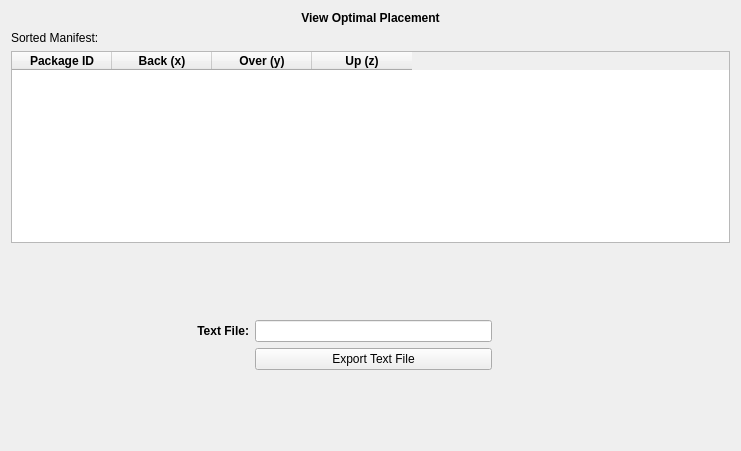
<?xml version="1.0" encoding="UTF-8"?>
<ui version="4.0">
 <class>OutputWindow</class>
 <widget class="QWidget" name="OutputWindow">
  <property name="geometry">
   <rect>
    <x>0</x>
    <y>0</y>
    <width>741</width>
    <height>451</height>
   </rect>
  </property>
  <property name="windowTitle">
   <string>Form</string>
  </property>
  <layout class="QGridLayout" name="gridLayout_3">
   <item row="3" column="0">
    <layout class="QGridLayout" name="gridLayout_5">
     <item row="2" column="1">
      <widget class="QPushButton" name="exportTextButton">
       <property name="text">
        <string>Export Text File</string>
       </property>
      </widget>
     </item>
     <item row="1" column="1">
      <widget class="QLineEdit" name="lineEdit">
       <property name="readOnly">
        <bool>false</bool>
       </property>
      </widget>
     </item>
     <item row="2" column="0">
      <spacer name="horizontalSpacer">
       <property name="orientation">
        <enum>Qt::Horizontal</enum>
       </property>
       <property name="sizeHint" stdset="0">
        <size>
         <width>40</width>
         <height>20</height>
        </size>
       </property>
      </spacer>
     </item>
     <item row="2" column="2">
      <spacer name="horizontalSpacer_2">
       <property name="orientation">
        <enum>Qt::Horizontal</enum>
       </property>
       <property name="sizeHint" stdset="0">
        <size>
         <width>40</width>
         <height>20</height>
        </size>
       </property>
      </spacer>
     </item>
     <item row="1" column="0">
      <widget class="QLabel" name="label">
       <property name="font">
        <font>
         <weight>75</weight>
         <bold>true</bold>
        </font>
       </property>
       <property name="text">
        <string>Text File:</string>
       </property>
       <property name="alignment">
        <set>Qt::AlignRight|Qt::AlignTrailing|Qt::AlignVCenter</set>
       </property>
      </widget>
     </item>
    </layout>
   </item>
   <item row="2" column="0">
    <spacer name="verticalSpacer">
     <property name="orientation">
      <enum>Qt::Vertical</enum>
     </property>
     <property name="sizeHint" stdset="0">
      <size>
       <width>20</width>
       <height>40</height>
      </size>
     </property>
    </spacer>
   </item>
   <item row="1" column="0">
    <layout class="QGridLayout" name="gridLayout">
     <item row="0" column="0">
      <widget class="QLabel" name="sortedLabel">
       <property name="text">
        <string>Sorted Manifest:</string>
       </property>
      </widget>
     </item>
     <item row="1" column="0">
      <widget class="QTableWidget" name="sortedTable">
       <property name="font">
        <font>
         <weight>75</weight>
         <bold>true</bold>
        </font>
       </property>
       <property name="editTriggers">
        <set>QAbstractItemView::NoEditTriggers</set>
       </property>
       <column>
        <property name="text">
         <string>Package ID</string>
        </property>
       </column>
       <column>
        <property name="text">
         <string>Back (x)</string>
        </property>
       </column>
       <column>
        <property name="text">
         <string>Over (y)</string>
        </property>
       </column>
       <column>
        <property name="text">
         <string>Up (z)</string>
        </property>
       </column>
      </widget>
     </item>
    </layout>
   </item>
   <item row="0" column="0">
    <widget class="QLabel" name="titleLabel">
     <property name="font">
      <font>
       <weight>75</weight>
       <bold>true</bold>
      </font>
     </property>
     <property name="text">
      <string>View Optimal Placement</string>
     </property>
     <property name="alignment">
      <set>Qt::AlignCenter</set>
     </property>
    </widget>
   </item>
   <item row="4" column="0">
    <spacer name="verticalSpacer_2">
     <property name="orientation">
      <enum>Qt::Vertical</enum>
     </property>
     <property name="sizeHint" stdset="0">
      <size>
       <width>20</width>
       <height>40</height>
      </size>
     </property>
    </spacer>
   </item>
  </layout>
 </widget>
 <resources/>
 <connections/>
</ui>
